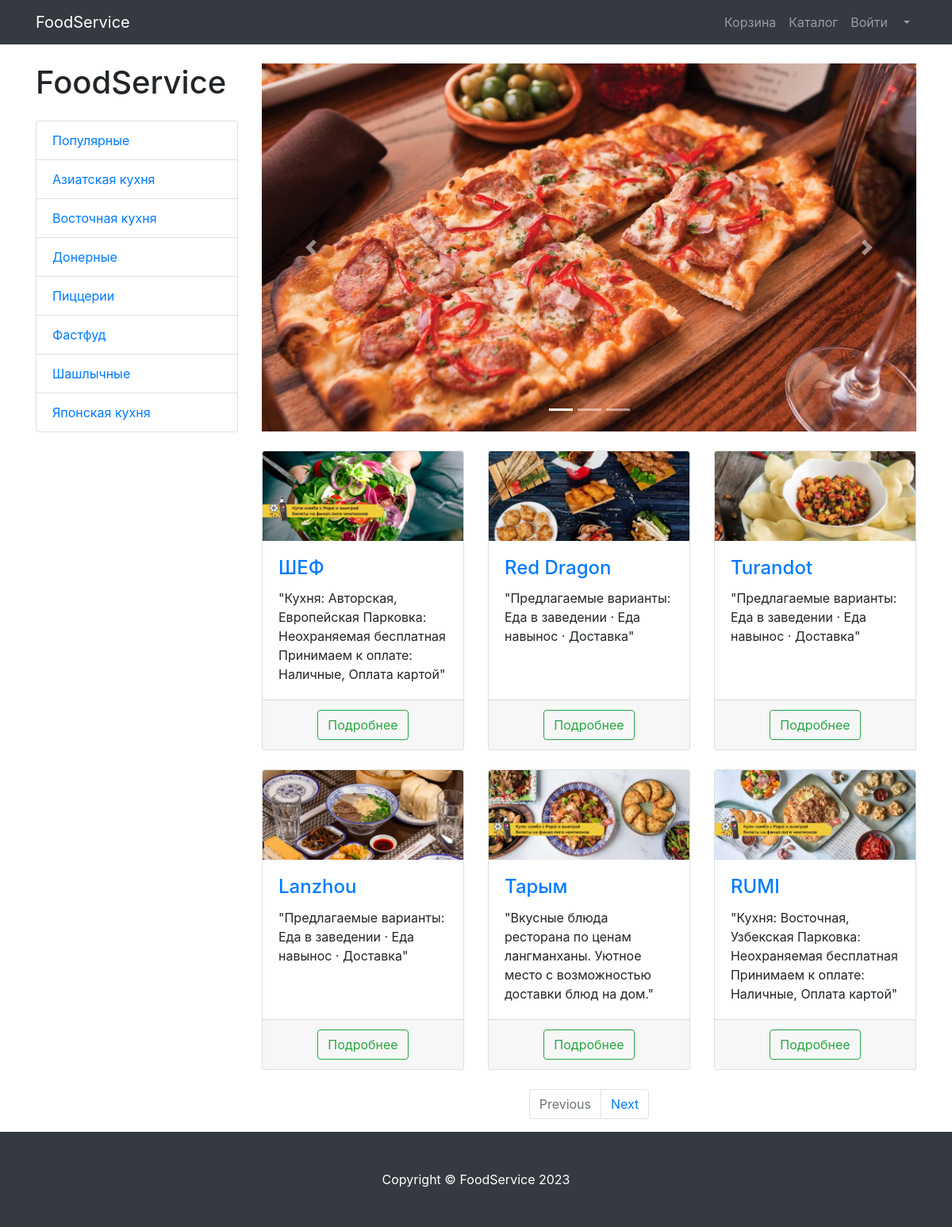
The app's page /restaurants with its own data.
### restaurants/models.py (models this page shows, shortened)
class RestaurantCategory(models.Model):
    name = models.CharField(max_length=256)
    description = models.TextField(max_length=1024)
    def __str__(self):
        return self.name

class Restaurant(models.Model):
    name = models.CharField(max_length=256)
    address = models.CharField(max_length=256)
    description = models.TextField(max_length=1024)
    category = models.ForeignKey(to=RestaurantCategory, on_delete=models.CASCADE)
    image = models.ImageField(upload_to='restaurant_image', null=True)

### restaurants/views.py (the view)
# urls.py: path('', include('restaurants.urls', namespace='restaurants')),
def restaurants(request, category_id=None):
    if category_id:
        category = RestaurantCategory.objects.get(id=category_id)
        restaurant_list = Restaurant.objects.filter(category=category)
    else:
        restaurant_list = Restaurant.objects.all()
    p = Paginator(restaurant_list, 6)
    page_number = request.GET.get('page')
    page_obj = p.get_page(page_number)
    context = {
        'title': "FoodService - Restaurants",
        'restaurants': restaurant_list,
        'categories': RestaurantCategory.objects.all(),
        'page_obj': page_obj,
    }
    return render(request, 'restaurants/restaurants.html', context)

### restaurants/templates/restaurants/restaurants.html (shortened to what this page needs)
{% load static %}
<!DOCTYPE html>
<html lang="en">
<head>
    <link href="{% static 'vendor/bootstrap/css/bootstrap.min.css' %}" rel="stylesheet">
    <link href="{% static 'vendor/css/products.css' %}" rel="stylesheet">
</head>
<body>
<nav class="navbar navbar-expand-lg navbar-dark bg-dark fixed-top">
    <div class="container">
        <a class="navbar-brand" href="{% url 'restaurants:index' %}">FoodService</a>
        <div class="collapse navbar-collapse" id="navbarResponsive">
            <ul class="navbar-nav ml-auto">
                <li class="nav-item">
                    <a class="nav-link" href="{% url 'restaurants:basket' %}">Корзина  </a>
                </li>
                <li class="nav-item">
                    <a class="nav-link" href="{% url 'restaurants:restaurants' %}">Каталог </a>
                </li>
                <li class="nav-item">
                    <a class="nav-link" href="{% url 'users:login' %}">Войти </a>
                </li>
                <li class="nav-item dropdown">
                    <a class="nav-link dropdown-toggle" href="#" id="navbarDropdown" role="button"
                       data-bs-toggle="dropdown" aria-expanded="false">
                    </a>
                </li>
            </ul>
        </div>
    </div>
</nav>
<div class="container">
    <div class="row">
        <div class="col-lg-3">
            <h1 class="my-4">FoodService</h1>
            <div class="list-group">
                {% for category in categories %}
                <a href="{% url 'restaurants:category' category.id %}" class="list-group-item">{{ category }}</a>
                {% endfor %}
            </div>
        </div>
        <div class="col-lg-9">
            <div id="carouselExampleIndicators" class="carousel slide my-4" data-ride="carousel">
                <ol class="carousel-indicators">
                    <li data-target="#carouselExampleIndicators" data-slide-to="0" class="active"></li>
                    <li data-target="#carouselExampleIndicators" data-slide-to="1"></li>
                    <li data-target="#carouselExampleIndicators" data-slide-to="2"></li>
                </ol>
                <div class="carousel-inner" role="listbox">
                    <div class="carousel-item active">
                        <img class="d-block img-fluid" src="{% static 'vendor/img/slides/slide_1.jpg' %}" alt="First slide">
                    </div>
                </div>
                <a class="carousel-control-prev" href="#carouselExampleIndicators" role="button" data-slide="prev">
                    <span class="carousel-control-prev-icon" aria-hidden="true"></span>
                </a>
                <a class="carousel-control-next" href="#carouselExampleIndicators" role="button" data-slide="next">
                    <span class="carousel-control-next-icon" aria-hidden="true"></span>
                </a>
            </div>
            <div class="row">
                {% for restaurant in page_obj %}
                <div class="col-lg-4 col-md-6 mb-4">
                    <div class="card h-100">
                        <a href="{% url 'restaurants:restaurant' restaurant.id %}">
                            <img class="card-img-top"
                                 src={{restaurant.image.url}}
                                 alt="">
                        </a>
                        <div class="card-body">
                            <h4 class="card-title">
                                <a href="{% url 'restaurants:restaurant' restaurant.id %}">{{restaurant.name}}</a>
                            </h4>
                            <p class="card-text">"{{restaurant.description}}"</p>
                        </div>
                        <div class="card-footer text-center">
                            <a type="button" class="btn btn-outline-success"
                               href="{% url 'restaurants:restaurant' restaurant.id %}">
                                Подробнее</a>
                        </div>
                    </div>
                </div>
                {% endfor %}
            </div>
            <nav aria-label="Page navigation example">
                <ul class="pagination justify-content-center">
                    {% if not page_obj.has_previous %}
                        <li class="page-item disabled">
                            <a class="page-link" href="#" tabindex="-1" aria-disabled="true">Previous</a>
                        </li>
                    {% endif %}
                    {% if page_obj.has_next %}
                    <li class="page-item">
                        <a class="page-link" href="?page={{ page_obj.next_page_number }}">Next</a>
                    </li>
                    {% endif %}
                </ul>
            </nav>
        </div>
    </div>
</div>
<footer class="py-5 bg-dark">
    <div class="container">
        <p class="m-0 text-center text-white">Copyright &copy; FoodService 2023</p>
    </div>
</footer>
</body>
</html>

### records on screen
RestaurantCategory: name "Популярные"
RestaurantCategory: name "Азиатская кухня"
RestaurantCategory: name "Восточная кухня"
RestaurantCategory: name "Донерные"
RestaurantCategory: name "Пиццерии"
RestaurantCategory: name "Фастфуд"
RestaurantCategory: name "Шашлычные"
RestaurantCategory: name "Японская кухня"
Restaurant: image (picture), name "ШЕФ", description "Кухня: Авторская, Европейская Парковка: Неохраняемая бесплатная Принимаем к оплате: Наличные, Оплата картой"
Restaurant: image (picture), name "Red Dragon", description "Предлагаемые варианты: Еда в заведении · Еда навынос · Доставка"
Restaurant: image (picture), name "Turandot", description "Предлагаемые варианты: Еда в заведении · Еда навынос · Доставка"
Restaurant: image (picture), name "Lanzhou", description "Предлагаемые варианты: Еда в заведении · Еда навынос · Доставка"
Restaurant: image (picture), name "Тарым", description "Вкусные блюда ресторана по ценам лангманханы. Уютное место с возможностью доставки блюд на дом."
Restaurant: image (picture), name "RUMI", description "Кухня: Восточная, Узбекская Парковка: Неохраняемая бесплатная Принимаем к оплате: Наличные, Оплата картой"
